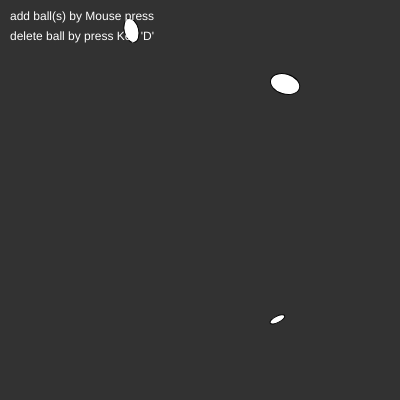
Frame 1 (no input)
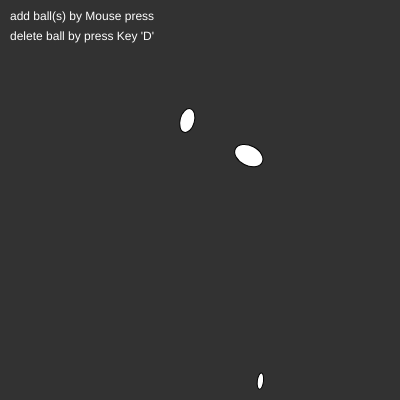
Frame 60 (no input)
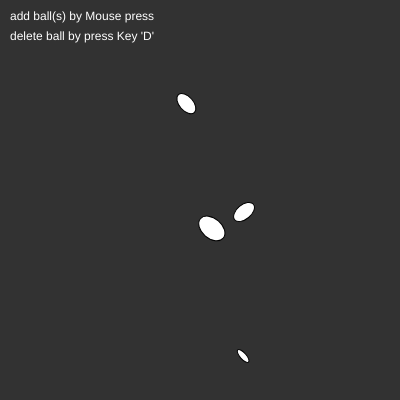
Frame 120 (the mouse pressed at the canvas centre since frame 60)

The p5.js sketch that drew these frames (run headless with seeded random() and noise() and a simulated clock; from frame 60 on, the mouse is pressed at the canvas centre):

// p5.js sketch
// ── sketch.js
let balls = [];

function setup() {
  createCanvas(400, 400);
  for (let i = 0; i < 3; i++) {
    balls[i] = new Ball(random(width), random(height));
  }
}

function draw() {
  background(50);

  for (let i = 0; i < balls.length; i++) {
    balls[i].move();
    balls[i].display();
    balls[i].bounce();
    //balls[i].speedUp();
    //balls[i].slowDown();
    //balls[i].enlarge();
    balls[i].OvalRotate();

  }
  fill(255);
  text("add ball(s) by Mouse press", 10, 20);
  text("delete ball by press Key 'D'", 10, 40);
}

//AMAZING! if mouse pressed, add a new ball at the location of mouseX, mouseY
function mousePressed() {
  balls.push(new Ball(mouseX, mouseY));
}

function keyPressed() {
  // if "D" or "d" is pressed,
  if (key == "d" || key == "D") {
    // and if there is at least one object
    if (balls.length > 0) {
      let index = 0; // the first index = the oldest object
      // remove the oldest object
      balls.splice(index, 1);
    }
  }
}

class Ball {
  //property
  constructor(x, y) {
    this.x = x;
    this.y = y;
    this.dia = random(10, 30);
    this.xSpd = random(-2, 2);
    this.ySpd = random(-2, 2);
    this.angle = random(TWO_PI);
    this.angleV = random(0.01,0.2);
    this.r = random(0,255);
    this.g = random(0,255);
    this.b = random(0,255);
    
  }
  // explosion
    explode() {
    this.xSpd = random(-10, 10);
    this.ySpd = random(-10, 10); // randomize the speed with high values
  }
  // rotate
  OvalRotate(){
    this.angle += this.angleV;
  }
  // how about size

  enlarge() {
    //case 1:enlarge range between 10~60
    // this.dia += 0.5;
    //this.dia = constrain(this.dia, 10,100);
    
    // case 2: think about apply sin()/cos();
    this.dia = map(sin(this.angle), -1, 1, 5, 60);
    this.angle = this.angle + this.angleV;
    this.angleV = this.angleV + 0.0001;
    
  }

  //how does it move, behaviors
  move() {
    this.x += this.xSpd;
    this.y += this.ySpd;
  }

  bounce() {
    if (this.x < 0 || this.x > width) {
      this.xSpd = this.xSpd * -1;
    }
    if (this.y < 0 || this.y > height) {
      this.ySpd = this.ySpd * -1;
    }
  }

  //  behaviors about speed
  speedUp() {
    this.xSpd = this.xSpd * 1.01;
    this.ySpd = this.ySpd * 1.01; // 2% less per frame
  }

  slowDown() {
    this.xSpd = this.xSpd * 0.98;
    this.ySpd = this.ySpd * 0.98; // 2% less per frame
  }

  //how this ball looks like
  display() {
    push();
    translate(this.x,this.y);
    rotate(this.angle);
    // noStroke();
    // fill(this.r,this.g,this.b);
    ellipse(0, 0, this.dia-5, this.dia+5);
    pop();
  }
}

// ── style.css
html, body {
  margin: 100;
  padding: 100;
}
canvas {
  display: block;
}

h1 {
  font-family: 'Courier New', Courier, monospace;
  color: aqua;
}

p {
  color: blue;
  font-family: Verdana, Geneva, Tahoma, sans-serif;
}
